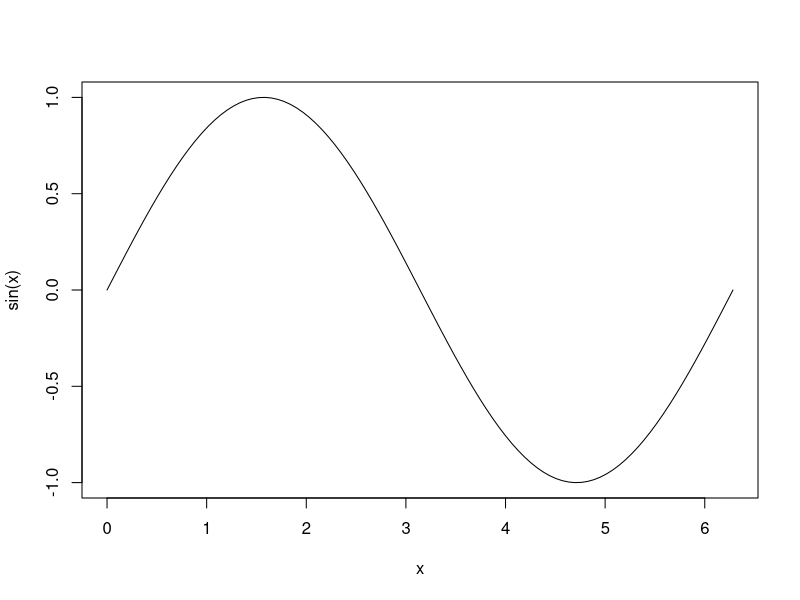
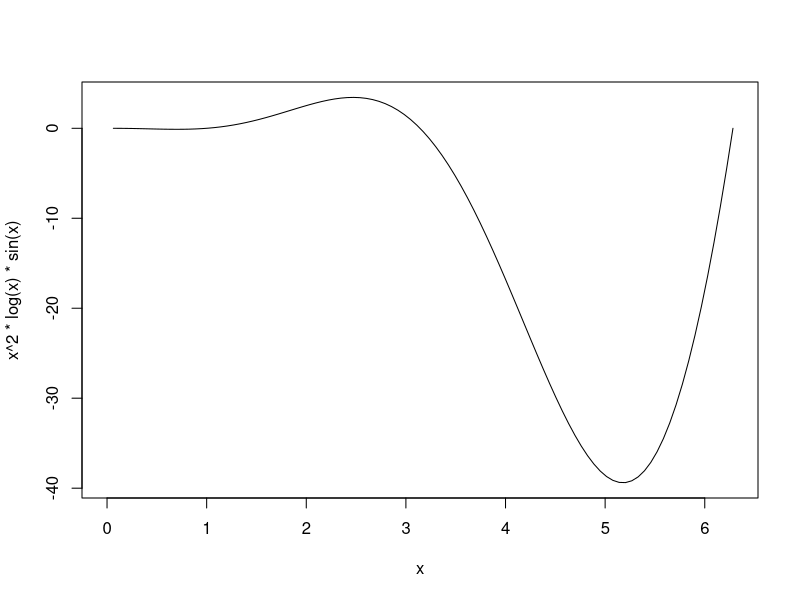

Source code (R) for these figures, in order: (Note: this script raises an error after producing the figures.)
## ---- chunk 1
#now, we use R as a calculator (order of operators is: (), ^, /, *, +, -):
2 + 2

#we can force the order using parenthesises
3 + 5 * 2 ^ 2
(1 + 2) * 3

#or use scientific notation
2e-4 + 1e-6
## ---- chunk 2
log(1)
log10(100)
sin(1)
sin(pi)
## ---- chunk 3
curve(sin, from = 0, to = 2 * pi, n = 100)

#we can use more complicated expression which uses 'x' as a variable
curve(x^2 * log(x) * sin(x), from = 0, to = 2 * pi, n = 100)
## ---- chunk 4
#output text
"Hello World!"

#use bulit-in function print() to print:
print("Hello World!")

#concatenate parts to get one string of text:
print(paste("Answer to", "the Ultimate Question of Life, the Universe, and Everything is", 2^5 + 2^3 + 2^1))
## ---- chunk 5
x <- 1 / 10   #'<-' is an assignment operator; you can enter it with one keystroke as Alt + _ (underscore)
x
x <- 1000   #notice how RStudio updates its description of x on the top right 'Environment' tab
x < - 10    # ***** BE CAREFUL WITH SPACES!!!! *****
x
log10(x)
2 * x
## ---- chunk 6
isGood    = TRUE      #logical or boolean
myNumber  = 0.25      #numeric float or double
myInteger = 2L        #numeric integer or long
myName    = "Marcin"  #character or text
## ---- chunk 7
typeof(isGood)
typeof(myNumber)
typeof(myName)
## ---- chunk 8
ls()

## ---- chunk 9
rm(myName)

#to remove all variables we use
rm(list = ls())
## ---- chunk 10
#exactly equal:
1 == 1   #please note the doube '='
1 == 0

#less than:
1 < 0


#more than:
1 > 0

#more than or equal:
1 >= 0

#less then or equal:
1.2 <= 1.2
## ---- chunk 11
#simple comparisons, no logical operators:
1 > 0
1 > 2

#logical OR:
1 > 0 | 1 > 2

#logical AND:
1 > 0 & 1 > 2

#logical NOT:
!(1 > 0)
## ---- chunk 12
v <- 11
v
## ---- chunk 13
#create vector from sequence of numbers, e.g. from 11 to 121
v <- 1:121
v

#or from 121 to 1
v <- 121:1
v
## ---- chunk 14
#when we need the 'step' between consecutive elements to be different than 1 (or -1), e.g. 2?
v <- seq(from = 1, to = 121, by = 2)
v

## ---- chunk 15
#to create a vector manually by entering the elements one-by-one
v <- c(1, 3, 7, -1)
v
## ---- chunk 16
#What data type is the vector of?
typeof(v)

#by the way, using c() we can create a vector of characters
v <- c('one', 'two', 'last')
v
## ---- chunk 17
v <- c(1, 3, 4, 5, 6, 'last')
v
#check the data type:
typeof(v)
## ---- chunk 18
#lets first check simple arithmetic operators:
a <- 1:6
b <- 3:8
a
b
a + b
a * b
## ---- chunk 19
a <- 2
b <- 3:8
a
b
## ---- chunk 20
a * b
## ---- chunk 21
M <- matrix(1:12, nrow = 3, ncol = 4, byrow = TRUE)
M
## ---- chunk 22
typeof(M)

#check the size of the matrix:
dim(M)   # rows and columns
nrow(M)  # only rows
ncol(M)  # only columns
## ---- chunk 23
animals <- data.frame(animal = c("dog",   "cat",   "sea cucumber", "sea urchin"),
                        feel = c("furry", "furry", "squishy",      "spiny"),
                      weight = c(45,      8,       1.1,            0.8)
)

animals
## ---- chunk 24
write.table(animals, file = "animals.tsv", sep = "\t", col.names = TRUE, row.names = FALSE, quote = FALSE)
## ---- chunk 25
animals <- read.table(file = "animals.tsv", sep = "\t", header = TRUE)
## ---- chunk 26
v <- 1:10     #create a vector with integer numbers from 1 to 10
v
#get 1st element
v[1]
#get 7th element
v[7]

#get elements from 3 to 6
v[3:6]
## ---- chunk 27
M <- matrix(1:12, nrow = 3, ncol = 4, byrow = TRUE)
M

#get element in second row, third column
M[2, 3]

#to get all elements from a row or a column simply ommit row or column index:
M[2, ]    #returns second row as a vector
M[, 3]    #return third column as a vector
## ---- chunk 28
animals$animal   #to access column animal
animals$feel     #to access column feel
animals$weight   #to access column weight
## ---- chunk 29
animals$weight >= 4
## ---- chunk 30
animals[animals$weight >= 4, ]
## ---- chunk 31
# load the data file into data frame
spider <- read.table("spider.tsv", sep = "\t", header = TRUE)
## ---- chunk 32
print(paste("spider variable is", class(spider)))
## ---- chunk 33
print("spider structure:")
str(spider)
## ---- chunk 34
print("spider:")
head(spider, n = 5)
## ---- chunk 35
nrow(spider)
## ---- chunk 36
print("mean and sd from web_dia")
mean(spider$web_dia)
sd(spider$web_dia)
density(spider$web_dia)

print("mean and sd from weight")
mean(spider$weight)
sd(spider$weight)
density(spider$weight)
## ---- chunk 37
summary(spider)
## ---- chunk 38
print("mean and sd from web_dia for canberra")
mean(spider[spider$population == "canberra", "web_dia"]) 
sd(spider[spider$population == "canberra", "web_dia"])

print("mean and sd from weight for canberra")
mean(spider[spider$population == "canberra", "weight"])
sd(spider[spider$population == "canberra", "weight"])
## ---- chunk 39
hist(spider$weight)
## ---- chunk 40
plot(spider$weight, spider$web_dia)
## ---- chunk 41
plot(density(spider$weight))
## ---- chunk 42
plot(density(spider[spider$population == "canberra", ]$weight), xlim=c(0, 20), col = "red", main = "Distribution of spider weight", xlab = "spider weight")
lines(density(spider[spider$population == "cooma", ]$weight), col = "green")
lines(density(spider[spider$population == "jervis", ]$weight), col = "blue")

#We can also add a legend:
legend("topright", legend = c("Canberra", "Cooma", "Jervis"), col = c("red", "green", "blue"), lty = 1)
## ---- chunk 43
plot(density(spider[spider$population == "canberra", ]$web_dia), xlim=c(0, 200), col = "red", main = "Distribution of web diamater", xlab = "web diameter")
lines(density(spider[spider$population == "cooma", ]$web_dia), col = "green")
lines(density(spider[spider$population == "jervis", ]$web_dia), col = "blue")
legend("topright", legend = c("Canberra", "Cooma", "Jervis"), col = c("red", "green", "blue"), lty = 1)
## ---- chunk 44
boxplot(spider$weight)
## ---- chunk 45
boxplot(web_dia ~ population, spider, col = c("red", "green", "blue"))
## ---- chunk 46
t.test(spider[spider$population == "canberra", "weight"], spider[spider$population == "cooma", "weight"])
## ---- chunk 47
t.test(spider[spider$population == "jervis", "weight"], spider[spider$population == "cooma", "weight"])
## ---- chunk 48
#spider weight in cooma population
pop <- "cooma"
qqnorm(spider[spider$population == pop, "weight"], col = "blue", main = paste("Normal Q-Q Plot, population", pop)) #to plot the data points
qqline(spider[spider$population == pop, "weight"], col = "red")  #to fit the line
## ---- chunk 49
library(ggplot2)
## ---- chunk 50
ggplot()
## ---- chunk 51
ggplot(data = spider)
## ---- chunk 52
ggplot(data = spider, mapping = aes(x = weight, y = web_dia))
## ---- chunk 53
print(ggplot(data = spider, mapping = aes(x = weight, y = web_dia)) + geom_point())
## ---- chunk 54
ggplot(data = spider, mapping = aes(x = weight, y = web_dia)) + geom_point(aes(colour = population))
## ---- chunk 55
ggplot(data = spider, mapping = aes(x = weight, y = web_dia)) + 
  geom_point(aes(colour = population)) + 
  geom_smooth(method = 'lm')
## ---- chunk 56
ggplot(data = spider, mapping = aes(x = weight, y = web_dia)) + 
  geom_point(aes(colour = population)) + 
  geom_smooth(method = 'loess')
## ---- chunk 57
ggplot(data = spider, mapping = aes(x = weight, y = web_dia)) + 
  geom_point(aes(colour = population)) + 
  geom_smooth(method = 'lm', aes(colour = population))
## ---- chunk 58
ggplot(data = spider, mapping = aes(x = weight, y = web_dia)) + 
  geom_point(aes(colour = population)) + 
  geom_smooth(method = 'lm', aes(colour = population)) +
  facet_wrap(~ population)
## ---- chunk 59
print(ggplot(
  data = spider, mapping = aes(x = population, y = web_dia, colour = population)) + 
    geom_boxplot() + 
    geom_jitter(width = 0.2) +
    xlab("Spider Population") + 
    ylab("Web Diameter, cm") +
    scale_x_discrete(breaks = c("canberra", "cooma", "jervis"), labels = c("Canberra, ACT", "Cooma, NSW", "Jervis Bay, ACT")) +
    ggtitle("Diameter of Webs made by Orb-Weaver Spiders from:\nCanberra ACT, Cooma NSW, and Jervis Bay ACT", subtitle = "data collected in year 2018") + 
    theme_minimal() + 
    theme(legend.position="none", panel.grid.major.x = element_blank())
  )
## ---- chunk 60
g <- ggplot(data = spider, mapping = aes(x = population, y = web_dia, colour = population))
## ---- chunk 61
g + geom_boxplot()
## ---- chunk 62
g +
  geom_boxplot() + 
  geom_jitter(width = 0.2) +
  xlab("Spider Population") + 
  ylab("Web Diameter, cm") +
  scale_x_discrete(breaks = c("canberra", "cooma", "jervis"), labels = c("Canberra, ACT", "Cooma, NSW", "Jervis Bay, ACT")) +
  ggtitle("Diameter of Webs made by Orb-Weaver Spiders from:\nCanberra ACT, Cooma NSW, and Jervis Bay ACT", subtitle = "data collected in year 2018") + 
  theme_minimal() + 
  theme(legend.position="none", panel.grid.major.x = element_blank())
## ---- chunk 63
g +
  geom_violin() + 
  geom_jitter(width = 0.2) +
  xlab("Spider Population") + 
  ylab("Web Diameter, cm") +
  scale_x_discrete(breaks = c("canberra", "cooma", "jervis"), labels = c("Canberra, ACT", "Cooma, NSW", "Jervis Bay, ACT")) +
  ggtitle("Diameter of Webs made by Orb-Weaver Spiders from:\nCanberra ACT, Cooma NSW, and Jervis Bay ACT", subtitle = "data collected in year 2018") + 
  theme_minimal() + 
  theme(legend.position="none", panel.grid.major.x = element_blank())
## ---- chunk 64
g +
  geom_violin(aes(fill = population, alpha = 0.75)) +
  geom_jitter(width = 0.2) +
  xlab("Spider Population") + 
  ylab("Web Diameter, cm") +
  scale_x_discrete(breaks = c("canberra", "cooma", "jervis"), labels = c("Canberra, ACT", "Cooma, NSW", "Jervis Bay, ACT")) +
  ggtitle("Diameter of Webs made by Orb-Weaver Spiders from:\nCanberra ACT, Cooma NSW, and Jervis Bay ACT", subtitle = "data collected in year 2018") + 
  theme_bw() + 
  theme(legend.position="none", panel.grid.major.x = element_blank())
## ---- chunk 65
ggplot(data = spider, mapping = aes(x = weight, cloor = population, fill = population)) +
  geom_histogram(bins = 40)
## ---- chunk 66
ggplot(data = spider, mapping = aes(x = web_dia, cloor = population, fill = population)) +  
  geom_histogram(bins = 30)
## ---- chunk 67
ggplot(data = spider) +
  geom_density(aes(x = weight, colour = population, fill = population)) + 
  facet_wrap(~ population)
